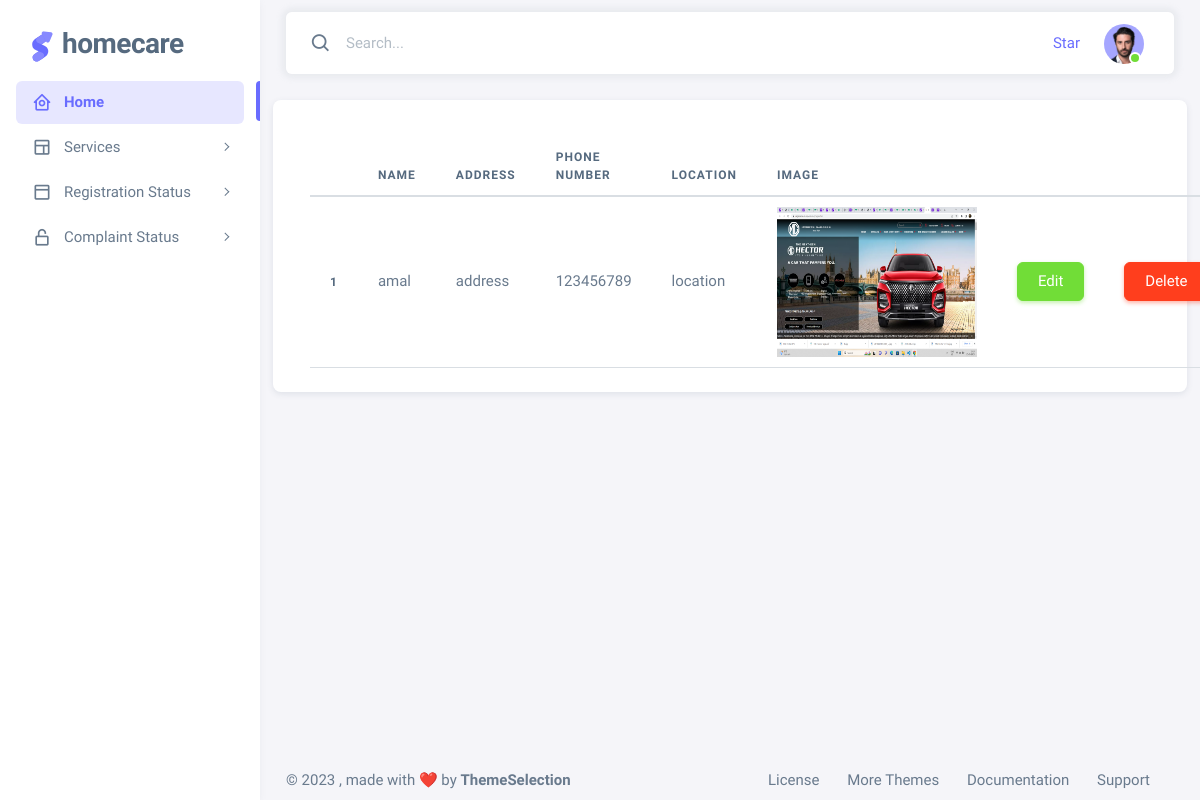
Page /Worker_view (signed in) on the earlier database version.
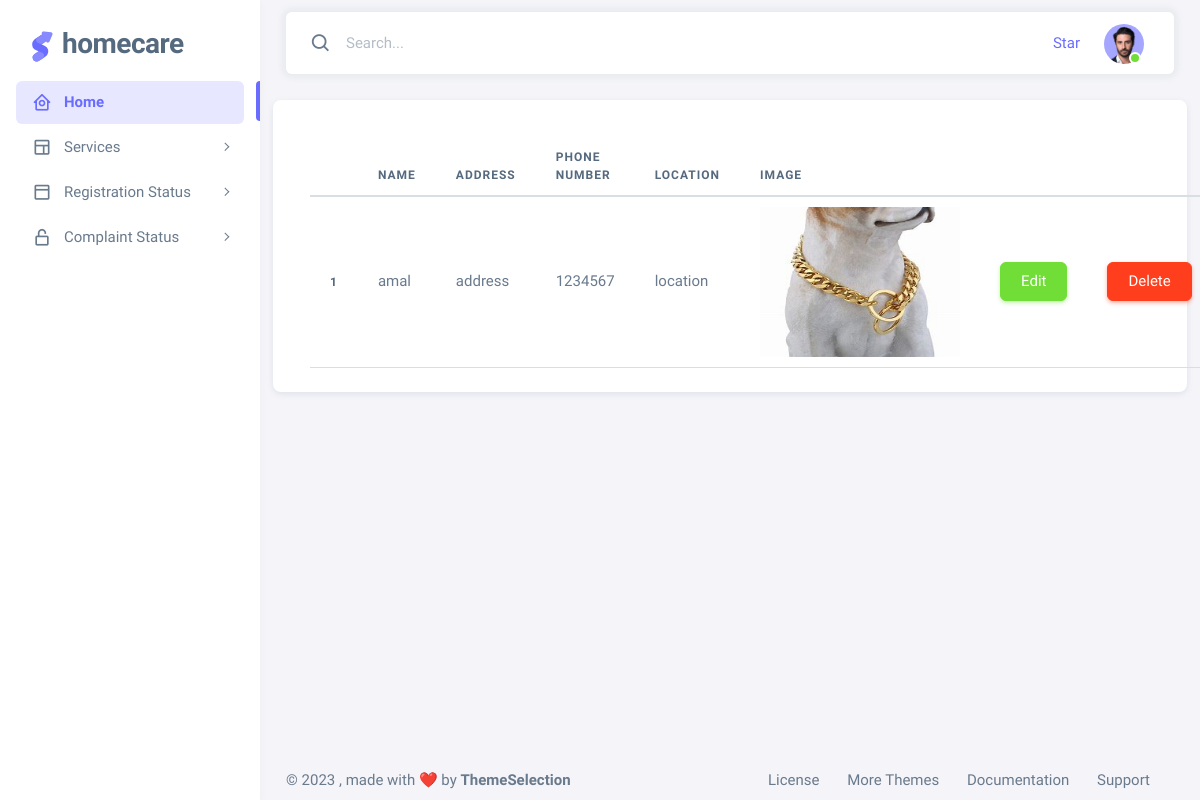
Same page on the later database version.
### app1/models.py (models this page shows, shortened)
class Worker(models.Model):
    user = models.ForeignKey(Login,on_delete=models.CASCADE)
    name = models.CharField(max_length=30, unique=True,null=True)
    address = models.TextField()
    phone_number = models.IntegerField()
    location = models.TextField()
    image = models.ImageField(upload_to='images/',null=True)

### app1/views.py (the view)
# urls.py: path('Worker_view',views.Worker_view,name='Worker_view'),
@login_required(login_url='login_view')
def Worker_view(request):
    obj = Worker.objects.all()
    return render(request, 'admintemp/Worker_view.html', {'obj': obj})

### templates/admintemp/Worker_view.html (shortened to what this page needs)
{% extends 'admintemp/index.html'%}
{% load crispy_forms_tags %}
{%  block content %}
<div class="card" style="width: 70rem;">
  <div class="card-body">
        <table class ='table'>
            <thead>
            <tr>
                <th scope="col"></th>
                <th>NAME</th>
                <th>ADDRESS</th>
                <th>PHONE NUMBER</th>
                <th>LOCATION</th>
                <th>IMAGE</th>
            </tr>
            </thead>
            <tbody>
            {% for i in obj %}
            <tr>
                <th scope="row">{{forloop.counter}}</th>
                <td>{{i.name}}</td>
                <td>{{i.address}}</td>
                <td>{{i.phone_number}}</td>
                <td>{{i.location}}</td>
                <td><img src="{{i.image.url}}" alt="IMAGE" width="200"height="150"></td>
                <td><a href="{% url 'Worker_edit_views' i.id %}" class="btn btn-success" tabindex="-1" role="button" aria-disabled="true">Edit</a></td>
                <td><a href="{% url 'Worker_delete_views' i.id %}" class="btn btn-danger" tabindex="-1" role="button" aria-disabled="true">Delete</a></td>
            </tr>
            {% endfor %}
            </tbody>
        </table>
        </div>
</div>
{% endblock %}

### templates/admintemp/index.html (shortened to what this page needs)
<!DOCTYPE html>
{% load static %}
<html
  lang="en"
  class="light-style layout-menu-fixed"
  dir="ltr"
  data-theme="theme-default"
  data-assets-path="static/assets/"
  data-template="vertical-menu-template-free"
>
  <head>
{% load static %}
    <link rel="stylesheet" href="{% static 'assets/vendor/fonts/boxicons.css' %}"/>
    <link rel="stylesheet" href="{% static 'assets/vendor/css/core.css' %}" class="template-customizer-core-css" />
    <link rel="stylesheet" href="{% static 'assets/vendor/css/theme-default.css' %}" class="template-customizer-theme-css" />
    <link rel="stylesheet" href="{% static 'assets/css/demo.css' %}" />
    <link rel="stylesheet" href="{% static 'assets/vendor/libs/perfect-scrollbar/perfect-scrollbar.css' %}" />
    <link rel="stylesheet" href="{% static  'assets/vendor/libs/apex-charts/apex-charts.css' %}" />
  </head>
  <body>
    <div class="layout-wrapper layout-content-navbar">
      <div class="layout-container">
        <aside id="layout-menu" class="layout-menu menu-vertical menu bg-menu-theme">
          <div class="app-brand demo">
            <a href="index.html" class="app-brand-link">
              <span class="app-brand-logo demo">
              </span>
              <span class="app-brand-text demo menu-text fw-bolder ms-2">HomeCare</span>
            </a>
          </div>
          <ul class="menu-inner py-1">
            <li class="menu-item active">
              <a href="admin_home" class="menu-link">
                <i class="menu-icon tf-icons bx bx-home-circle"></i>
                <div data-i18n="Analytics"> Home</div>
              </a>
            </li>
            <li class="menu-item">
              <a href="javascript:void(0);" class="menu-link menu-toggle">
                <i class="menu-icon tf-icons bx bx-layout"></i>
                <div data-i18n="Layouts">Services</div>
              </a>
            </li>
            <li class="menu-item">
              <a href="javascript:void(0);" class="menu-link menu-toggle">
                <i class="menu-icon tf-icons bx bx-dock-top"></i>
                <div data-i18n="Account Settings">Registration Status</div>
              </a>
            </li>
            <li class="menu-item">
              <a href="javascript:void(0);" class="menu-link menu-toggle">
                <i class="menu-icon tf-icons bx bx-lock-open-alt"></i>
                <div data-i18n="Authentications">Complaint Status</div>
              </a>
            </li>
          </ul>
        </aside>
        <div class="layout-page">
          <nav
            class="layout-navbar container-xxl navbar navbar-expand-xl navbar-detached align-items-center bg-navbar-theme"
            id="layout-navbar"
          >
            <div class="navbar-nav-right d-flex align-items-center" id="navbar-collapse">
              <div class="navbar-nav align-items-center">
                <div class="nav-item d-flex align-items-center">
                  <i class="bx bx-search fs-4 lh-0"></i>
                  <input
                    type="text"
                    class="form-control border-0 shadow-none"
                    placeholder="Search..."
                    aria-label="Search..."
                  />
                </div>
              </div>
              <ul class="navbar-nav flex-row align-items-center ms-auto">
                <li class="nav-item lh-1 me-3">
                  <a
                    class="github-button"
                    href="https://github.com/themeselection/sneat-html-admin-template-free"
                    data-icon="octicon-star"
                    data-size="large"
                    data-show-count="true"
                    aria-label="Star themeselection/sneat-html-admin-template-free on GitHub"
                    >Star</a
                  >
                </li>
                <li class="nav-item navbar-dropdown dropdown-user dropdown">
                  <a class="nav-link dropdown-toggle hide-arrow" href="javascript:void(0);" data-bs-toggle="dropdown">
                    <div class="avatar avatar-online">
                      <img src="{%static  'assets/img/avatars/1.png' %}" alt class="w-px-40 h-auto rounded-circle " />
                    </div>
                  </a>
                </li>
              </ul>
            </div>
          </nav>
          <div class="content-wrapper">
            <div class="container-xxl flex-grow-1 container-p-y">
              <div class="row">
                {% block content %}
                {% endblock %}
                <div class="col-lg-8 mb-4 order-0">
                    <div class="d-flex align-items-end row">
                      <div class="col-sm-5 text-center text-sm-left">
                        <div class="card-body pb-0 px-0 px-md-4">
                        </div>
                      </div>
                    </div>
                  </div>
                </div>
                <div class="col-12 col-md-8 col-lg-4 order-3 order-md-2">
                  <div class="row">
                  </div>
                </div>
              </div>
              <div class="row">
              </div>
            </div>
            <footer class="content-footer footer bg-footer-theme">
              <div class="container-xxl d-flex flex-wrap justify-content-between py-2 flex-md-row flex-column">
                <div class="mb-2 mb-md-0">
                  ©
                  , made with ❤️ by
                  <a href="https://themeselection.com" target="_blank" class="footer-link fw-bolder">ThemeSelection</a>
                </div>
                <div>
                  <a href="https://themeselection.com/license/" class="footer-link me-4" target="_blank">License</a>
                  <a href="https://themeselection.com/" target="_blank" class="footer-link me-4">More Themes</a>
                  <a
                    href="https://themeselection.com/demo/sneat-bootstrap-html-admin-template/documentation/"
                    target="_blank"
                    class="footer-link me-4"
                    >Documentation</a
                  >
                  <a
                    href="https://github.com/themeselection/sneat-html-admin-template-free/issues"
                    target="_blank"
                    class="footer-link me-4"
                    >Support</a
                  >
                </div>
              </div>
            </footer>
          </div>
        </div>
      </div>
  </body>
</html>

### static/assets/css/demo.css (style rules this page uses)
.menu .app-brand.demo { height: 64px; margin-top: 12px; }
.app-brand-logo.demo svg { width: 22px; height: 38px; }
.app-brand-text.demo { font-size: 1.75rem; letter-spacing: -0.5px; text-transform: lowercase; }

Differences in the rows shown:
changed Worker "amal": phone_number "123456789" → "1234567"; image: a different picture
